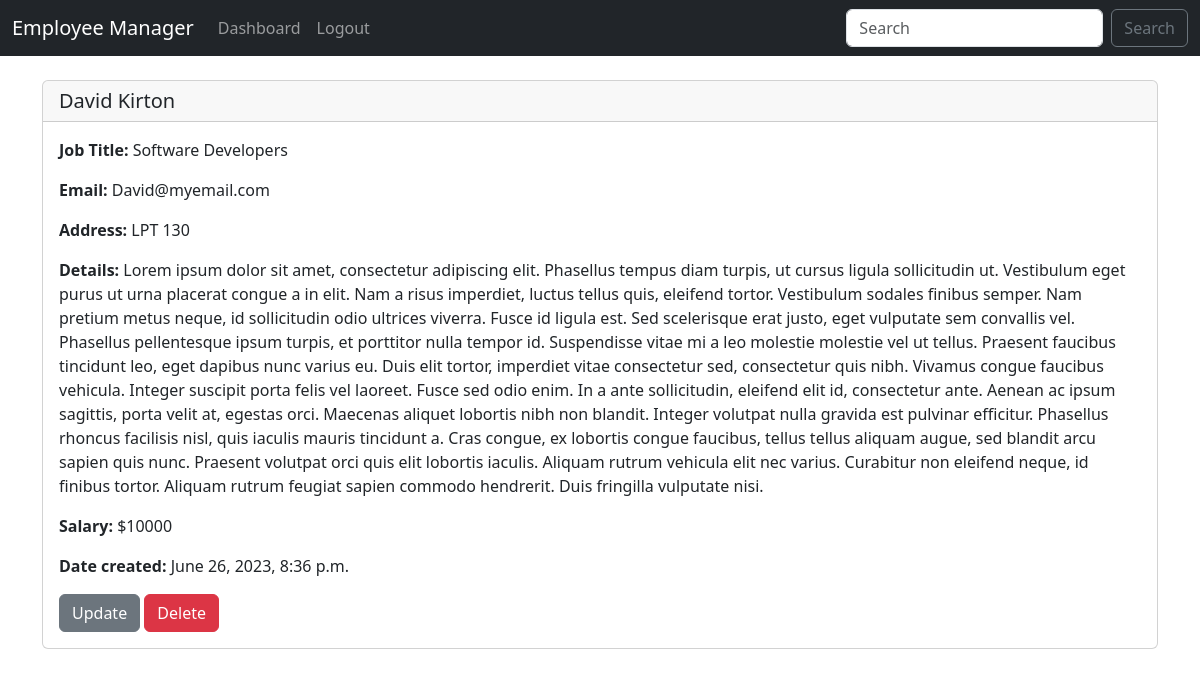
The page /record/1 (signed in) on the database its author committed.
### core/models.py (models this page shows)
class Employee(models.Model):
    user = models.ForeignKey(User, on_delete=models.CASCADE)
    first_name = models.CharField(max_length=100)
    last_name = models.CharField(max_length=100)
    job_title = models.CharField(max_length=100, default="")
    email_address = models.EmailField(max_length=100)
    address = models.CharField(max_length=200)
    details = models.TextField(default="")
    salary = models.IntegerField()
    date_created = models.DateTimeField(auto_now_add=True)
    def __str__(self):
        return f"{self.first_name} {self.last_name}"

### core/views.py (the view)
# urls.py: path("record/<int:pk>", views.record_view, name="record"),
def record_view(request, pk):
    if request.user.is_authenticated:
        current_user = request.user
        record = Employee.objects.get(user=current_user, id=pk)
        return render(request, 'record.html', {'record':record})
    else:
        messages.info(request, "You must be logged in to view this page")
        return redirect('index')

### templates/record.html
{% extends 'base.html' %}
{% block content %}
{% if record %}
    <div class="card">
        <h5 class="card-header">{{record}}</h5>
        <div class="card-body">
        <p class="card-text"><strong>Job Title:</strong> {{record.job_title}}</p>
        <p class="card-text"><strong>Email:</strong> {{record.email_address}}</p>
        <p class="card-text"><strong>Address:</strong> {{record.address}}</p>
        <p class="card-text"><strong>Details:</strong> {{record.details}}</p>
        <p class="card-text"><strong>Salary:</strong> ${{record.salary}}</p>
        <p class="card-text"><strong>Date created:</strong> {{record.date_created}}</p>
        <a href="{% url 'update_employee' record.id %}" class="btn btn-secondary">Update</a>
        <a href="{% url 'delete_employee' record.id %}" class="btn btn-danger">Delete</a>
        </div>
    </div>
{% endif %}
{% endblock %}

### rows shown on the page
Employee: first_name+last_name "David Kirton", job_title "Software Developers", email_address "David@myemail.com", address "LPT 130", details "Lorem ipsum dolor sit amet, consectetur adipiscing elit. Phasellus tempus diam turpis, ut cursus ligula sollicitudin ut. Vestibulum eget purus ut urna placerat congue a in elit. Nam a risus imperdiet, luctus tellus quis, eleifend tortor. Vestibulum sodales finibus semper. Nam pretium metus neque, id sollicitudin odio ultrices viverra. Fusce id ligula est. Sed scelerisque erat justo, eget vulputate sem convallis vel. Phasellus pellentesque ipsum turpis, et porttitor nulla tempor id. Suspendisse vitae mi a leo molestie molestie vel ut tellus. Praesent faucibus tincidunt leo, eget dapibus nunc varius eu. Duis elit tortor, imperdiet vitae consectetur sed, consectetur quis nibh. Vivamus congue…", salary "10000", date_created "June 26, 2023, 8:36 p.m."
